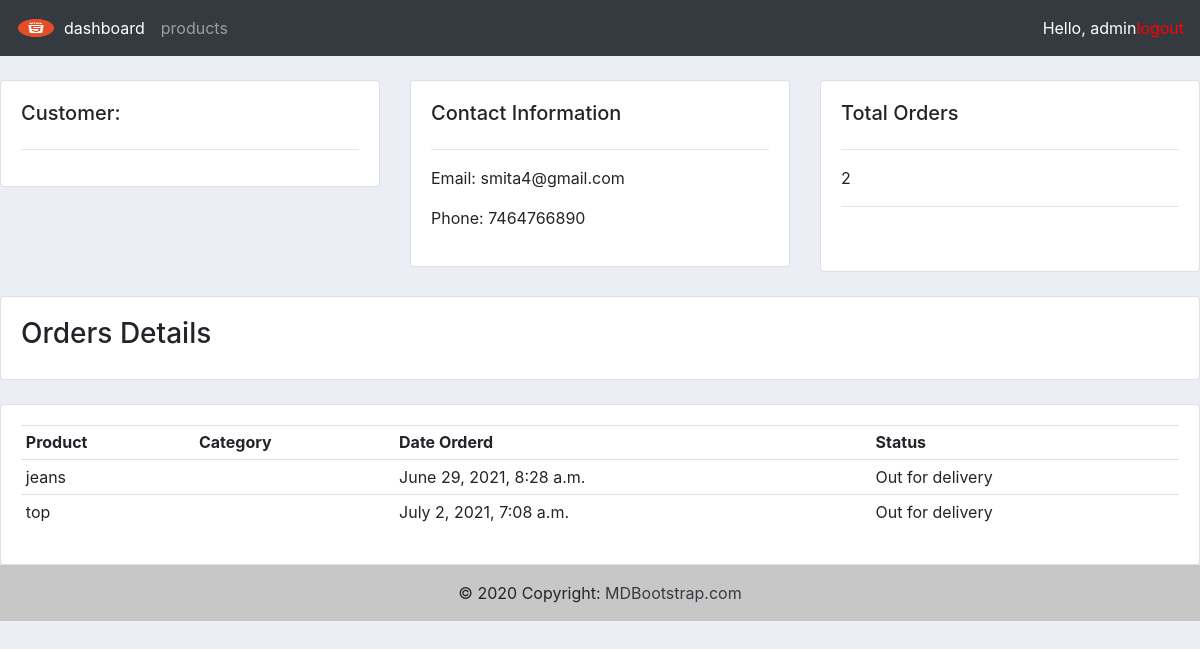
Page /customer/1 (signed in) on the committed database.
### accounts/models.py (models this page shows, shortened)
class Customer(models.Model):
	name = models.CharField(max_length=200, null=True)
	phone = models.CharField(max_length=200, null=True)
	email = models.CharField(max_length=200, null=True)
	date_created = models.DateTimeField(auto_now_add=True, null=True)

class Order(models.Model):
	STATUS = (
			('Pending', 'Pending'),
			('Out for delivery', 'Out for delivery'),
			('Delivered', 'Delivered'),
			)
	customer = models.ForeignKey(Customer, null=True, on_delete= models.SET_NULL)
	product = models.ForeignKey(Product, null=True, on_delete= models.SET_NULL)
	date_created = models.DateTimeField(auto_now_add=True, null=True)
	status = models.CharField(max_length=200, null=True, choices=STATUS)

class Product(models.Model):
	CATEGORY = (
			('Indoor', 'Indoor'),
			('Out Door', 'Out Door'),
			)
	name = models.CharField(max_length=200, null=True)
	price = models.FloatField(null=True)
	category = models.CharField(max_length=200, null=True, choices=CATEGORY)
	description = models.CharField(max_length=200, null=True, blank=True)
	date_created = models.DateTimeField(auto_now_add=True, null=True)
	tags = models.ManyToManyField(Tag)
	def __str__(self):
		return self.name

### accounts/views.py (the view)
# urls.py: path('customer/<str:pk>', views.customer, name="customer"),
@login_required(login_url='login')
def customer(request, pk):
	customer = Customer.objects.get(id = pk)
	orders = customer.order_set.all()
	total_orders = orders.count()
	context = {
	'customer': customer,
	'orders': orders,
	'total_orders': total_orders
	}
	return render(request, 'customer.html', context)

### accounts/templates/customer.html
{%  extends 'main.html' %}
{% block content %}
	<br>
<div class="row">
	<div class="col-md">
		<div class="card card-body">
			<h5>Customer:</h5>
			<hr>
		</div>
	</div>
	<div class="col-md">
		<div class="card card-body">
			<h5>Contact Information</h5>
			<hr>
			<p>Email: {{customer.email}} </p>
			<p>Phone:  {{customer.phone}} </p>
		</div>
	</div>
	<div class="col-md">
		<div class="card card-body">
			<h5>Total Orders</h5>
			<hr> {{total_orders}} <hr>
			<h1 style="text-align: center;padding: 10px"></h1>
		</div>
	</div>
</div>
<br>
<div class="row">
	<div class="col">
		<div class="card card-body">
			<h3>Orders Details</h3>
		</div>
	</div>
</div>
<br>
<div class="row">
	<div class="col-md">
		<div class="card card-body">
			<table class="table table-sm">
				<tr>
					<th>Product</th>
					<th>Category</th>
					<th>Date Orderd</th>
					<th>Status</th>
				</tr>
				{% for order in orders %}
				<tr>
					<td>{{order.product}}</td>
					<td>{{order.category}}</td>
					<td>{{order.date_created}}</td>
					<td>{{order.status}}</td>
				</tr>
				{% endfor %}
			</table>
		</div>
	</div>
</div>
{% endblock %}

### accounts/templates/navbar.html (shortened to what this page needs)
{% load static %}
<nav class="navbar navbar-expand-lg navbar-dark bg-dark">
  <img src="{% static 'images/im.png' %}" style="height: 20px; width: 40px;">
  <div class="collapse navbar-collapse" id="navbarNav">
    <ul class="navbar-nav">
      <li class="nav-item active">
        <a class="nav-link" href=" {% url 'home'%}">dashboard <span class="sr-only">(current)</span></a>
      </li>
      <li class="nav-item">
        <a class="nav-link" href="{% url 'products'%}">products</a>
      </li>
    </ul>
  </div>
  <span class="hello-msg" style="color: white;" >Hello, {{request.user}} </span>
  <span>
    <a class="hello-msg" href=" {% url 'logout' %} " style="color: red;" >logout</a>
  </span>
</nav>

### static/css/style.css (style rules this page uses)
body { background-color: #ebeff5; }

### rows in the picture
Customer: email "smita4@gmail.com", phone "7464766890"
Order: product "jeans", date_created "June 29, 2021, 8:28 a.m.", status "Out for delivery"
Order: product "top", date_created "July 2, 2021, 7:08 a.m.", status "Out for delivery"

### other values in the picture
{{ request.user }} "admin"
{{ total_orders }} "2"
